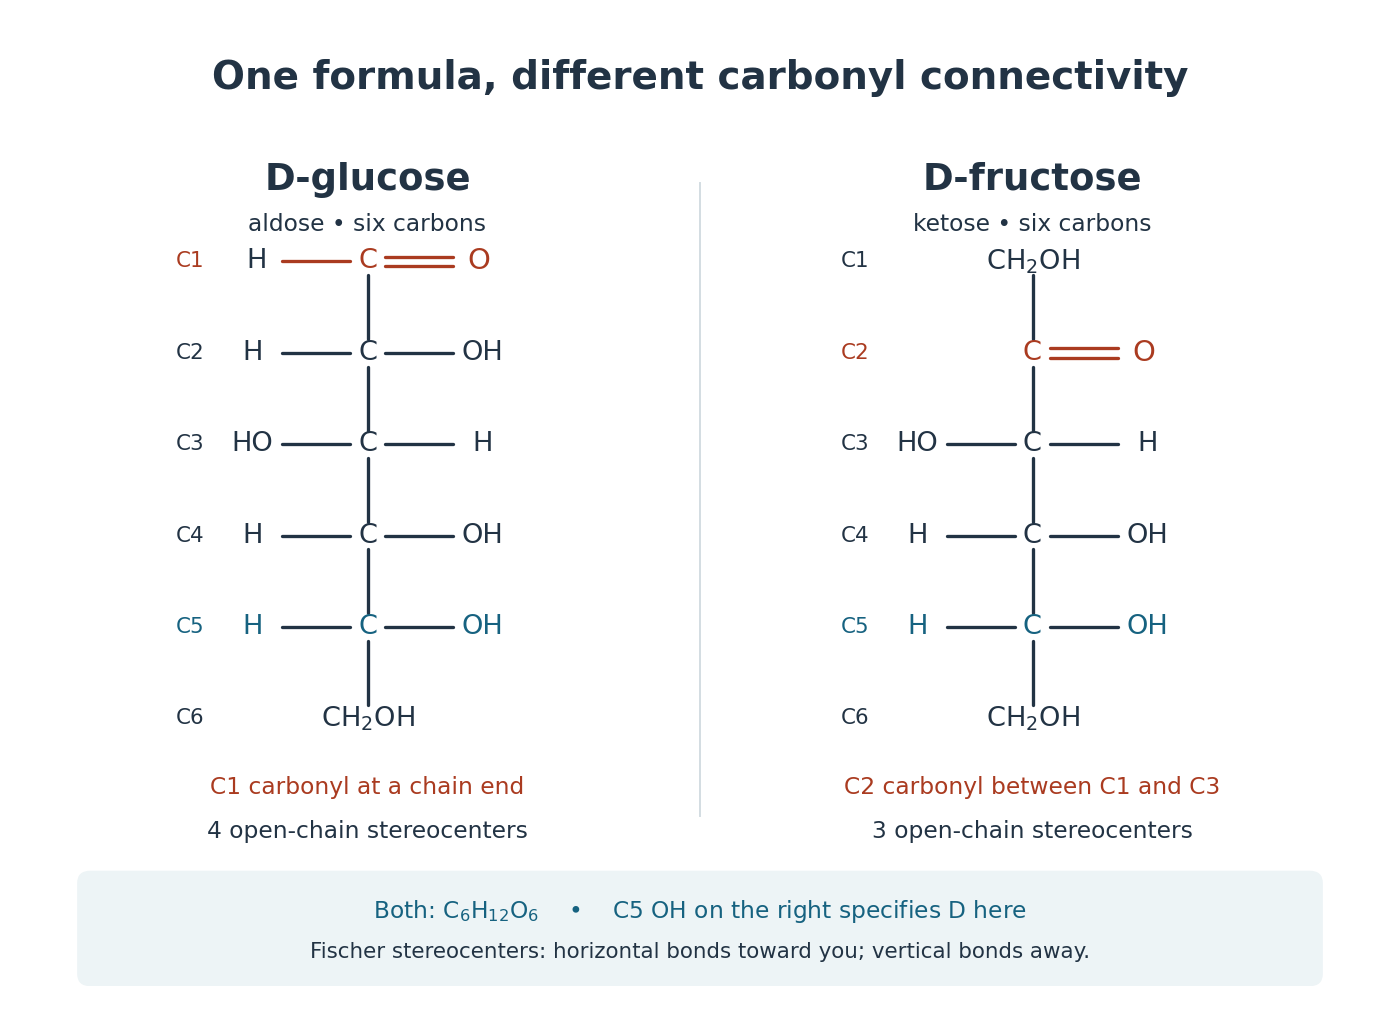

Generate this figure with Python:
"""Original Fischer comparison; Python 3.14, matplotlib 3.10.7.

Run in the intended output directory. No source artwork is used.
"""
from pathlib import Path

import matplotlib.pyplot as plt
from matplotlib.patches import FancyBboxPatch


CARBONYL = "#aa3b20"
REFERENCE = "#166280"
INK = "#223344"


def text(ax, x, y, s, size=13, color=INK, **kwargs):
    return ax.text(x, y, s, ha="center", va="center", fontsize=size,
                   color=color, **kwargs)


def bond(ax, a, b, color=INK, lw=1.7):
    ax.plot([a[0], b[0]], [a[1], b[1]], color=color, lw=lw,
            solid_capstyle="round", zorder=1)


def fischer(ax, x, ketose=False):
    ys = [6.9 - i * .87 for i in range(6)]
    for a, b in zip(ys, ys[1:]):
        bond(ax, (x, a - .13), (x, b + .13))
    for i, y in enumerate(ys, start=1):
        col = CARBONYL if i == (2 if ketose else 1) else REFERENCE if i == 5 else INK
        text(ax, x - 1.60, y, f"C{i}", 11, col)
        if i == 6 or (ketose and i == 1):
            text(ax, x, y, r"CH$_2$OH", 14)
        elif (ketose and i == 2) or (not ketose and i == 1):
            text(ax, x, y, "C", 14, CARBONYL)
            for dy in [-.045, .045]:
                bond(ax, (x + .16, y + dy), (x + .77, y + dy), CARBONYL)
            text(ax, x + 1, y, "O", 15, CARBONYL)
            if not ketose:
                bond(ax, (x - .77, y), (x - .16, y), CARBONYL)
                text(ax, x - 1, y, "H", 14)
        else:
            # D-glucose C2..C5: R,L,R,R; D-fructose C3..C5: L,R,R.
            oh_right = i != 3
            text(ax, x, y, "C", 14, col)
            for sign, label in [(-1, "H" if oh_right else "HO"),
                                (1, "OH" if oh_right else "H")]:
                bond(ax, (x + sign * .16, y), (x + sign * .77, y))
                text(ax, x + sign * 1.04, y, label, 14, col if i == 5 else INK)
    text(ax, x, 7.68, "D-fructose" if ketose else "D-glucose", 19, weight="bold")
    text(ax, x, 7.25, "ketose • six carbons" if ketose else "aldose • six carbons", 12)
    text(ax, x, 1.89, "C2 carbonyl between C1 and C3" if ketose else "C1 carbonyl at a chain end", 12, CARBONYL)
    text(ax, x, 1.47, "3 open-chain stereocenters" if ketose else "4 open-chain stereocenters", 12)


def main():
    plt.rcParams.update({"font.family": "DejaVu Sans"})
    fig, ax = plt.subplots(figsize=(10, 7.3), dpi=140, facecolor="white")
    fig.subplots_adjust(left=.025, right=.975, bottom=.035, top=.96)
    ax.set(xlim=(0, 12), ylim=(0, 9))
    ax.axis("off")
    text(ax, 6, 8.65, "One formula, different carbonyl connectivity", 20, weight="bold")
    for x, ketose in [(3, False), (9, True)]:
        fischer(ax, x, ketose)
    ax.axvline(6, ymin=.18, ymax=.85, color="#d3dde2", lw=1)
    ax.add_patch(FancyBboxPatch((.5, .12), 11, .86, boxstyle="round,pad=.12",
                               facecolor="#edf4f6", edgecolor="none"))
    text(ax, 6, .71, r"Both: C$_6$H$_{12}$O$_6$    •    C5 OH on the right specifies D here", 12, REFERENCE)
    text(ax, 6, .33, "Fischer stereocenters: horizontal bonds toward you; vertical bonds away.", 11)
    fig.savefig(Path.cwd() / (Path(__file__).stem + ".png"), facecolor="white")
    plt.close(fig)


if __name__ == "__main__":
    main()
